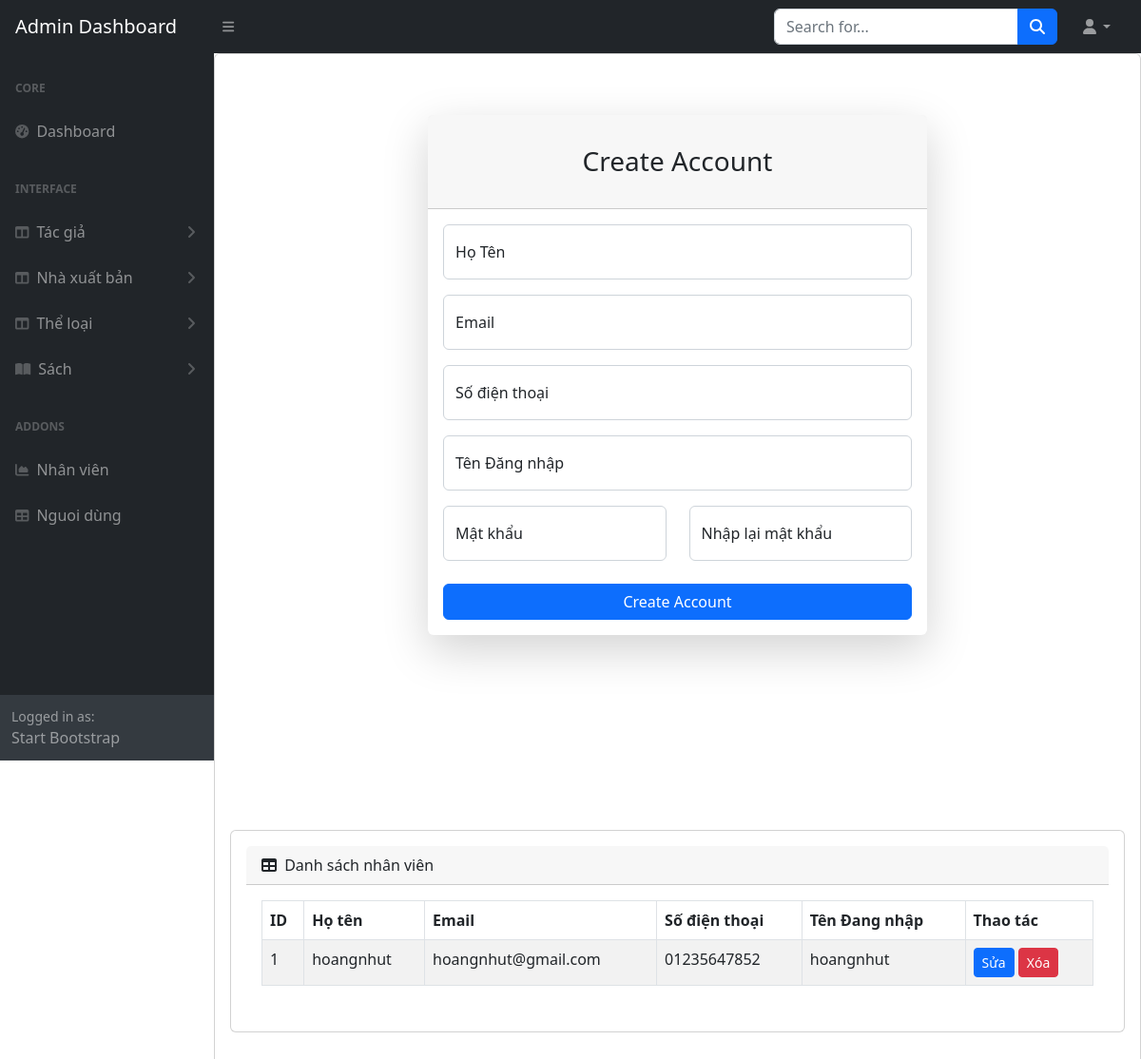
The app's page /admin/index.php?action=quanlynguoidung&query=xem (signed in) with its own data.
### tables this page shows
CREATE TABLE `nguoi_dung` (
  `ma_nguoi_dung` int(11) NOT NULL,
  `ten_dang_nhap` varchar(50) NOT NULL,
  `mat_khau` varchar(255) NOT NULL,
  `ho_ten` varchar(100) DEFAULT NULL,
  `email` varchar(100) DEFAULT NULL,
  `so_dien_thoai` varchar(15) DEFAULT NULL,
  `vai_tro` enum('admin','nhan_vien') DEFAULT 'nhan_vien',
  `ngay_tao` timestamp NOT NULL DEFAULT current_timestamp()
);

### admin/modules/qlnguoidung/danhsachnhanvien.php (the view)
<?php
    $sql = "SELECT * FROM nguoi_dung WHERE vai_tro = 'nhan_vien'";
    $query = mysqli_query($conn, $sql);
?>
<div class="card mb-4">
    <div class="card-body">
        <div class="card-header">
            <i class="fas fa-table me-1"></i>
            Danh sách nhân viên
        </div>
        <div class="card-body">
            <table id="datatablesSimple" class="table table-striped table-hover table-bordered">
                <thead>
                    <tr>
                        <th>ID</th>
                        <th>Họ tên</th>
                        <th>Email</th>
                        <th>Số điện thoại</th>
                        <th>Tên Đang nhập</th>
                        <th>Thao tác</th>
                    </tr>
                </thead>
                <tbody>
                    <?php
                        $i = 0;
                        while($row = mysqli_fetch_array($query)){
                            $i++;?>
                            <tr>
                                <td><?php echo $i; ?></td>
                                <td><?php echo $row['ho_ten']?></td>
                                <td><?php echo $row['email']?></td>
                                <td><?php echo $row['so_dien_thoai']?></td>
                                <td><?php echo $row['ten_dang_nhap']?></td>
                                <td>
                                    <a class="btn btn-primary btn-sm" href="index.php?action=quanlynguoidung&query=sua&idnguoidung=<?php echo $row['ma_nguoi_dung']?>">Sửa</a>
                                    <a class="btn btn-danger btn-sm" type="submit" href="modules/qlnguoidung/xuly.php?idnguoidung=<?php echo $row['ma_nguoi_dung']?>">Xóa</a>
                                </td>
                            </tr>
                    <?php }?>
                </tbody>
            </table>
        </div>
    </div>
</div>

### records on screen
nguoi_dung: ho_ten "hoangnhut", email "hoangnhut@gmail.com", so_dien_thoai "01235647852", ten_dang_nhap "hoangnhut"
